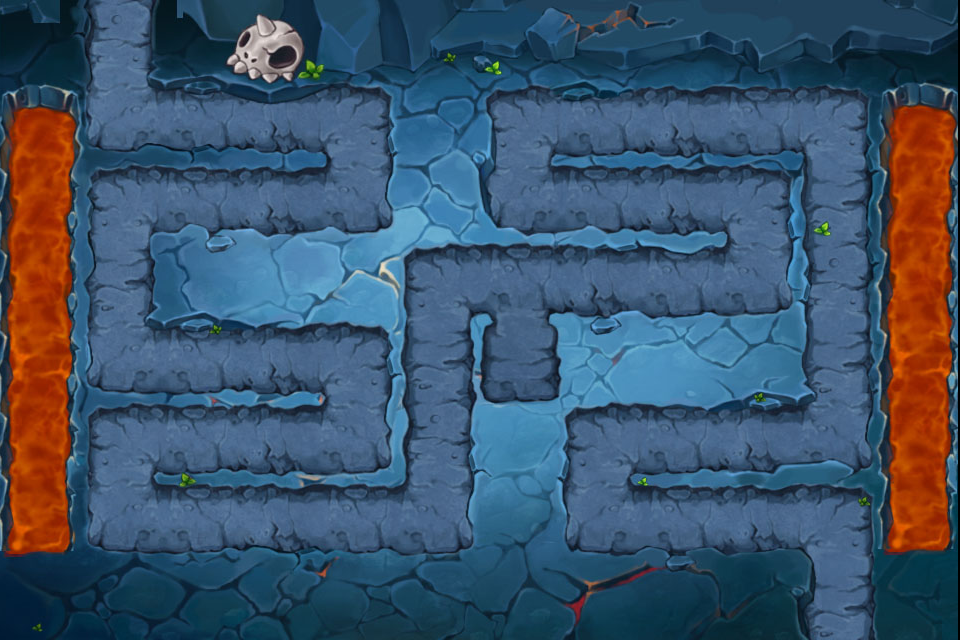

Tiled map render using the project's own tile images. Description and the map definition, with tile-layer contents summarised, below:
An orthogonal 12x8 tile map with 80x80 px tiles, 1 tile layer (Background) and 11 objects (2x tunnelporta.png, 2x 5_boardWindTower, 2x board, hero, stone_3.png, ...).

<map version="1.0" orientation="orthogonal" width="12" height="8" tilewidth="80" tileheight="80">
 <tileset firstgid="1" name="level2_9bg" tilewidth="80" tileheight="80">
  <tileoffset x="-2" y="0" />
  <image source="level2_9bg.jpg" width="960" height="640" />
  <tile id="12">
   <properties>
    <property name="tiletype" value="2" />
   </properties>
  </tile>
  <tile id="13">
   <properties>
    <property name="tiletype" value="0" />
   </properties>
  </tile>
  <tile id="14">
   <properties>
    <property name="tiletype" value="0" />
   </properties>
  </tile>
  <tile id="15">
   <properties>
    <property name="tiletype" value="0" />
   </properties>
  </tile>
  <tile id="16">
   <properties>
    <property name="tiletype" value="0" />
   </properties>
  </tile>
  <tile id="17">
   <properties>
    <property name="tiletype" value="1" />
   </properties>
  </tile>
  <tile id="18">
   <properties>
    <property name="tiletype" value="0" />
   </properties>
  </tile>
  <tile id="19">
   <properties>
    <property name="tiletype" value="0" />
   </properties>
  </tile>
  <tile id="20">
   <properties>
    <property name="tiletype" value="0" />
   </properties>
  </tile>
  <tile id="21">
   <properties>
    <property name="tiletype" value="0" />
   </properties>
  </tile>
  <tile id="22">
   <properties>
    <property name="tiletype" value="0" />
   </properties>
  </tile>
  <tile id="23">
   <properties>
    <property name="tiletype" value="2" />
   </properties>
  </tile>
  <tile id="24">
   <properties>
    <property name="tiletype" value="2" />
   </properties>
  </tile>
  <tile id="25">
   <properties>
    <property name="tiletype" value="0" />
   </properties>
  </tile>
  <tile id="26">
   <properties>
    <property name="tiletype" value="0" />
   </properties>
  </tile>
  <tile id="27">
   <properties>
    <property name="tiletype" value="0" />
   </properties>
  </tile>
  <tile id="28">
   <properties>
    <property name="tiletype" value="0" />
   </properties>
  </tile>
  <tile id="29">
   <properties>
    <property name="tiletype" value="1" />
   </properties>
  </tile>
  <tile id="30">
   <properties>
    <property name="tiletype" value="0" />
   </properties>
  </tile>
  <tile id="31">
   <properties>
    <property name="tiletype" value="0" />
   </properties>
  </tile>
  <tile id="32">
   <properties>
    <property name="tiletype" value="0" />
   </properties>
  </tile>
  <tile id="33">
   <properties>
    <property name="tiletype" value="0" />
   </properties>
  </tile>
  <tile id="34">
   <properties>
    <property name="tiletype" value="0" />
   </properties>
  </tile>
  <tile id="35">
   <properties>
    <property name="tiletype" value="2" />
   </properties>
  </tile>
  <tile id="36">
   <properties>
    <property name="tiletype" value="2" />
   </properties>
  </tile>
  <tile id="37">
   <properties>
    <property name="tiletype" value="0" />
   </properties>
  </tile>
  <tile id="38">
   <properties>
    <property name="tiletype" value="1" />
   </properties>
  </tile>
  <tile id="39">
   <properties>
    <property name="tiletype" value="1" />
   </properties>
  </tile>
  <tile id="41">
   <properties>
    <property name="tiletype" value="0" />
   </properties>
  </tile>
  <tile id="42">
   <properties>
    <property name="tiletype" value="0" />
   </properties>
  </tile>
  <tile id="43">
   <properties>
    <property name="tiletype" value="0" />
   </properties>
  </tile>
  <tile id="44">
   <properties>
    <property name="tiletype" value="0" />
   </properties>
  </tile>
  <tile id="45">
   <properties>
    <property name="tiletype" value="0" />
   </properties>
  </tile>
  <tile id="46">
   <properties>
    <property name="tiletype" value="0" />
   </properties>
  </tile>
  <tile id="47">
   <properties>
    <property name="tiletype" value="2" />
   </properties>
  </tile>
  <tile id="48">
   <properties>
    <property name="tiletype" value="2" />
   </properties>
  </tile>
  <tile id="49">
   <properties>
    <property name="tiletype" value="0" />
   </properties>
  </tile>
  <tile id="50">
   <properties>
    <property name="tiletype" value="0" />
   </properties>
  </tile>
  <tile id="51">
   <properties>
    <property name="tiletype" value="0" />
   </properties>
  </tile>
  <tile id="52">
   <properties>
    <property name="tiletype" value="0" />
   </properties>
  </tile>
  <tile id="53">
   <properties>
    <property name="tiletype" value="0" />
   </properties>
  </tile>
  <tile id="55">
   <properties>
    <property name="tiletype" value="1" />
   </properties>
  </tile>
  <tile id="56">
   <properties>
    <property name="tiletype" value="1" />
   </properties>
  </tile>
  <tile id="57">
   <properties>
    <property name="tiletype" value="1" />
   </properties>
  </tile>
  <tile id="58">
   <properties>
    <property name="tiletype" value="0" />
   </properties>
  </tile>
  <tile id="59">
   <properties>
    <property name="tiletype" value="2" />
   </properties>
  </tile>
  <tile id="60">
   <properties>
    <property name="tiletype" value="2" />
   </properties>
  </tile>
  <tile id="61">
   <properties>
    <property name="tiletype" value="0" />
   </properties>
  </tile>
  <tile id="62">
   <properties>
    <property name="tiletype" value="0" />
   </properties>
  </tile>
  <tile id="63">
   <properties>
    <property name="tiletype" value="0" />
   </properties>
  </tile>
  <tile id="64">
   <properties>
    <property name="tiletype" value="0" />
   </properties>
  </tile>
  <tile id="65">
   <properties>
    <property name="tiletype" value="0" />
   </properties>
  </tile>
  <tile id="66">
   <properties>
    <property name="tiletype" value="1" />
   </properties>
  </tile>
  <tile id="67">
   <properties>
    <property name="tiletype" value="0" />
   </properties>
  </tile>
  <tile id="68">
   <properties>
    <property name="tiletype" value="0" />
   </properties>
  </tile>
  <tile id="69">
   <properties>
    <property name="tiletype" value="0" />
   </properties>
  </tile>
  <tile id="70">
   <properties>
    <property name="tiletype" value="0" />
   </properties>
  </tile>
  <tile id="71">
   <properties>
    <property name="tiletype" value="2" />
   </properties>
  </tile>
  <tile id="72">
   <properties>
    <property name="tiletype" value="2" />
   </properties>
  </tile>
  <tile id="73">
   <properties>
    <property name="tiletype" value="0" />
   </properties>
  </tile>
  <tile id="74">
   <properties>
    <property name="tiletype" value="0" />
   </properties>
  </tile>
  <tile id="75">
   <properties>
    <property name="tiletype" value="0" />
   </properties>
  </tile>
  <tile id="76">
   <properties>
    <property name="tiletype" value="0" />
   </properties>
  </tile>
  <tile id="77">
   <properties>
    <property name="tiletype" value="0" />
   </properties>
  </tile>
  <tile id="78">
   <properties>
    <property name="tiletype" value="1" />
   </properties>
  </tile>
  <tile id="79">
   <properties>
    <property name="tiletype" value="0" />
   </properties>
  </tile>
  <tile id="80">
   <properties>
    <property name="tiletype" value="0" />
   </properties>
  </tile>
  <tile id="81">
   <properties>
    <property name="tiletype" value="0" />
   </properties>
  </tile>
  <tile id="82">
   <properties>
    <property name="tiletype" value="0" />
   </properties>
  </tile>
  <tile id="83">
   <properties>
    <property name="tiletype" value="2" />
   </properties>
  </tile>
 </tileset>
 <layer name="Background" width="12" height="8">
  <data>[96 cells, 96 non-empty, 96 distinct tile ids]</data>
 </layer>
 <objectgroup name="Objects" width="12" height="8">
  <object name="tunnelporta.png" x="112" y="84" />
  <object name="5_boardWindTower" x="19" y="222" />
  <object name="board" x="17" y="300" />
  <object name="board" x="896" y="218" />
  <object name="5_boardWindTower" x="898" y="301" />
  </objectgroup>
</map>
<!-- 6 of 11 objects omitted -->
